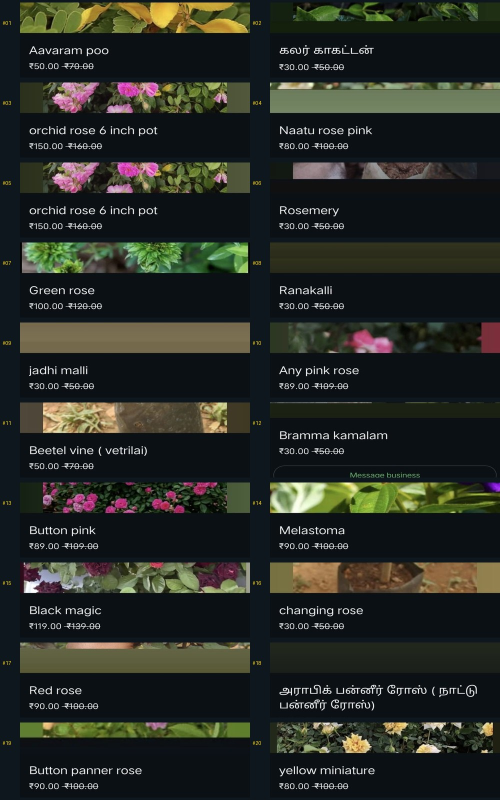
#> input picture scratch/montages/montage_1.jpg, 1000 x 1600 px (shown at 1/2 size); its folder holds only this picture in this run
$ python -i crop_test_precise.py   (imports and definitions only)
#> lines starting #> are read from the running program, lines starting #| are printed output that depends on the picture
import os
import glob
from PIL import Image

folder = r"C:\Users\kupen\OneDrive\Desktop\image_flower\new producta"
out_dir = r"d:\intern\flower\public\products"
# [1 line not run here, left out]

files = sorted(glob.glob(os.path.join(folder, "*.*")))

def crop_plant_photo_only(img_path):
#> called with img_path = 'montages/montage_1.jpg'
    with Image.open(img_path) as img:
#> img is the input picture: PIL image 1000x1600 RGB; mean R, G, B 39.7, 43.3, 37.3
        w, h = img.size
#> w = 1000; h = 1600
        fname = os.path.basename(img_path)

        if "WA" in fname or fname.startswith("IMG-"):
            # WhatsApp layout 608x1320
            # Top header is y=0 to ~120
            # Photo is y=120 to ~720
            top = int(h * 0.09)      # ~118px
            bottom = int(h * 0.55)   # ~726px
            left = 0
            right = w

            # Crop photo area
            cropped = img.crop((left, top, right, bottom))

            # Center square crop within photo area if needed
            cw, ch = cropped.size
            sq_size = min(cw, ch)
            c_left = (cw - sq_size) // 2
            c_top = (ch - sq_size) // 2
            final_crop = cropped.crop((c_left, c_top, c_left + sq_size, c_top + sq_size))
        else:
            # Mobile screenshot layout 1080x2400
            # Top status bar & app header: y=0 to ~220
            # Photo area: y=220 to ~1350
            top = int(h * 0.09)      # ~216px
#> top = 144
            bottom = int(h * 0.55)   # ~1320px
#> bottom = 880
            left = 0
            right = w
#> right = 1000

            cropped = img.crop((left, top, right, bottom))
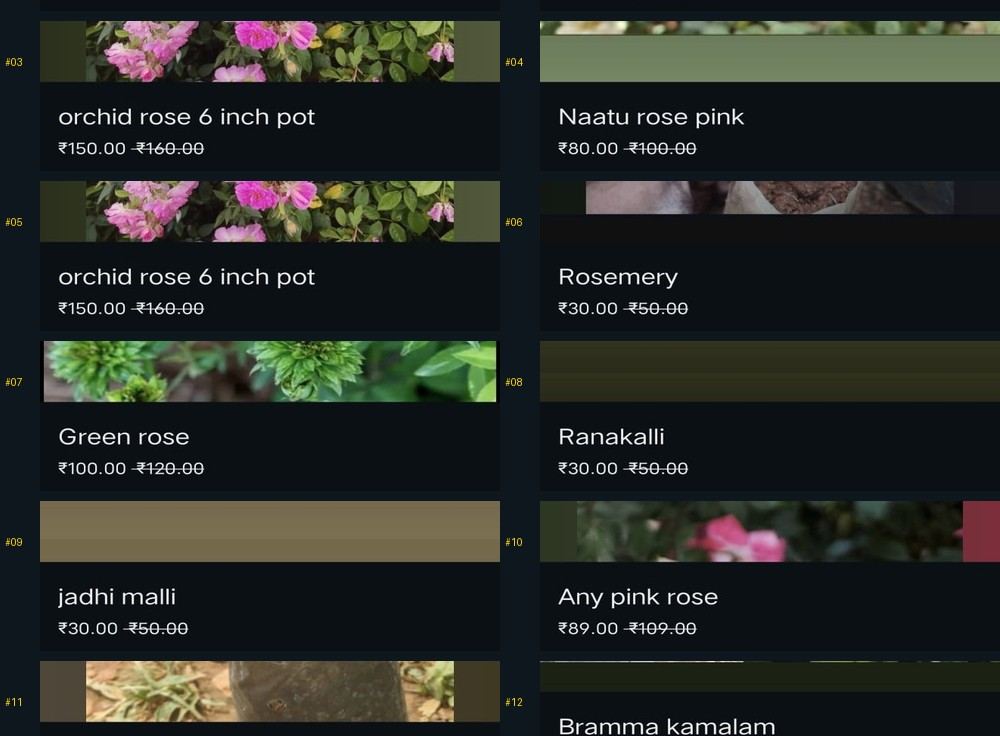
#> cropped: PIL image 1000x736 RGB; mean R, G, B 40.9, 44.2, 39.5

            cw, ch = cropped.size
#> cw = 1000; ch = 736
            sq_size = min(cw, ch)
#> sq_size = 736
            c_left = (cw - sq_size) // 2
#> c_left = 132
            c_top = (ch - sq_size) // 2
#> c_top = 0
            final_crop = cropped.crop((c_left, c_top, c_left + sq_size, c_top + sq_size))
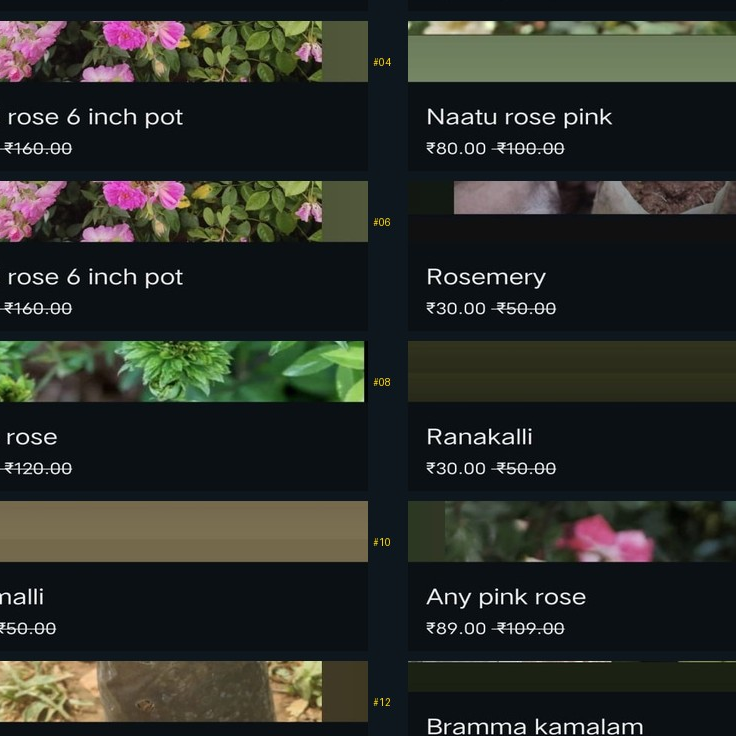
#> final_crop: PIL image 736x736 RGB; mean R, G, B 42.9, 45.9, 40.8

        # Resize to crisp 800x800 square
        resized = final_crop.resize((800, 800), Image.Resampling.LANCZOS)
        return resized

# Process 4 samples (2 WhatsApp, 2 Screenshots)
wa_files = [f for f in files if "WA" in os.path.basename(f) or os.path.basename(f).startswith("IMG-")]
ss_files = [f for f in files if f not in wa_files]

sample_files = wa_files[:2] + ss_files[:2]

# [6 lines not run here, left out]

>>> result = crop_plant_photo_only('montages/montage_1.jpg')

$ run again, on scratch/montages/montage_2.jpg
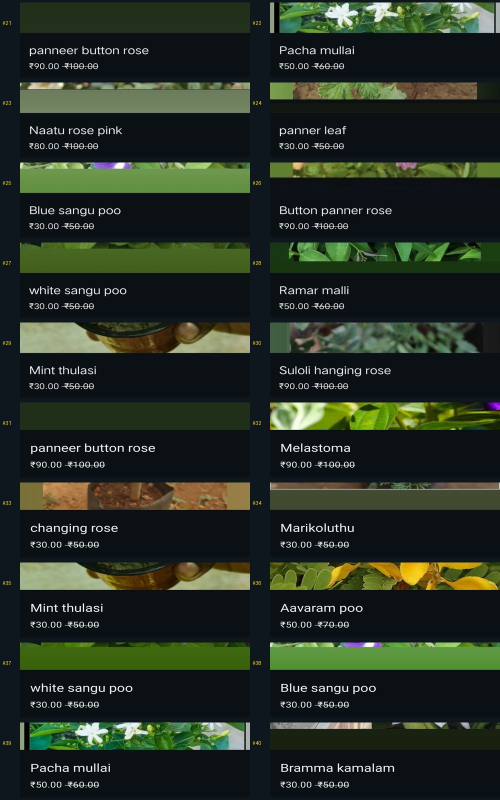
#> input picture scratch/montages/montage_2.jpg, 1000 x 1600 px (shown at 1/2 size)
#> in crop_plant_photo_only, img is the input picture: PIL image 1000x1600 RGB; mean R, G, B 38.7, 48.3, 36.2
#> in crop_plant_photo_only, `cropped = img.crop((left, top, right, bottom))`:
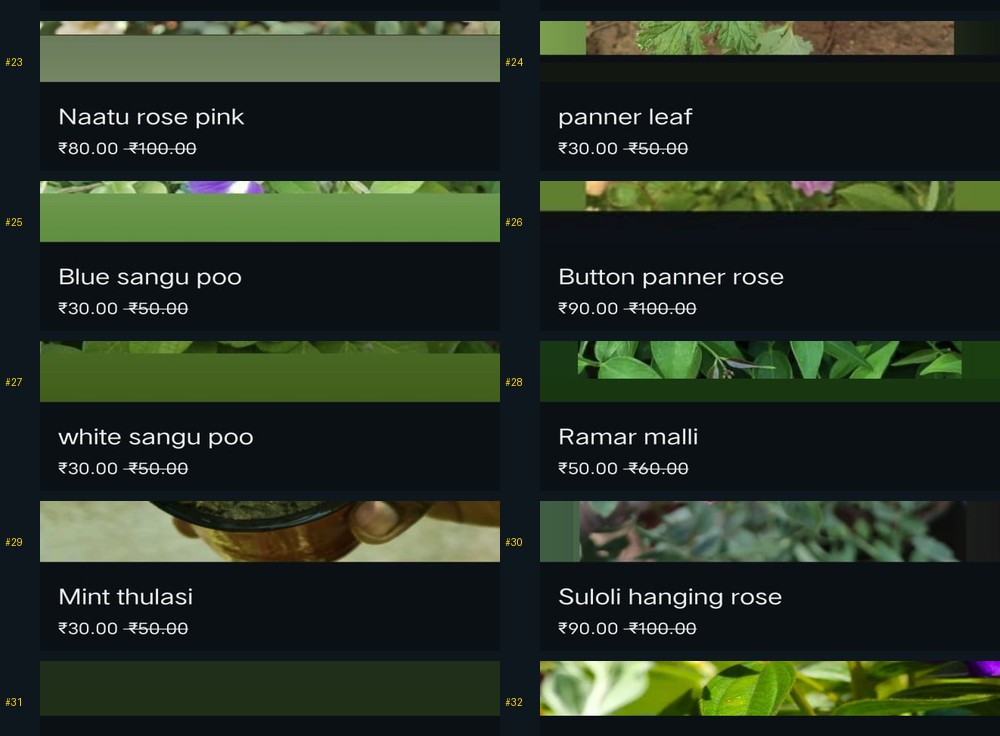
#> cropped: PIL image 1000x736 RGB; mean R, G, B 39.4, 50.1, 37
#> in crop_plant_photo_only, `final_crop = cropped.crop((c_left, c_top, c_left + sq_size, c_top + sq..`:
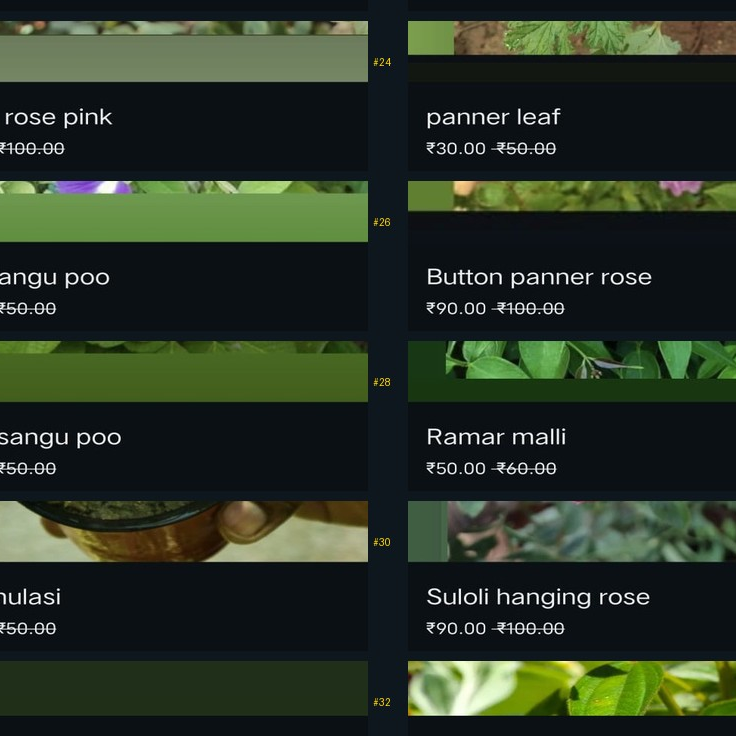
#> final_crop: PIL image 736x736 RGB; mean R, G, B 41, 52, 37.7

$ run again, on scratch/montages/montage_3.jpg
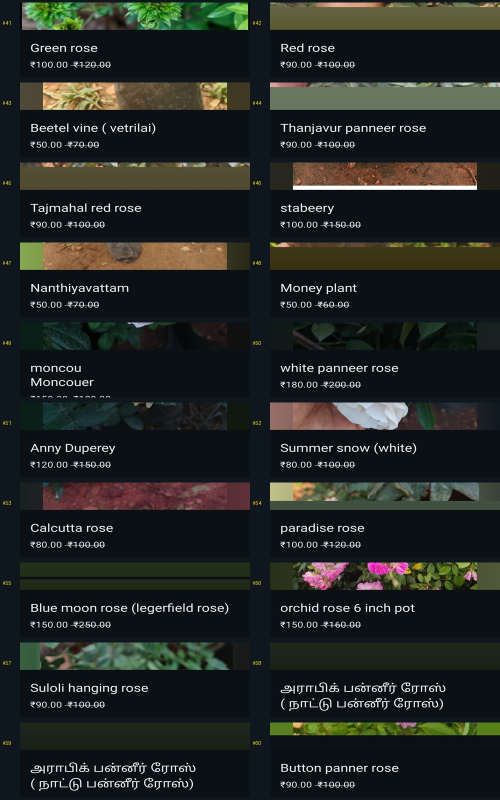
#> input picture scratch/montages/montage_3.jpg, 1000 x 1600 px (shown at 1/2 size)
#> in crop_plant_photo_only, img is the input picture: PIL image 1000x1600 RGB; mean R, G, B 35.6, 39.6, 36.4
#> in crop_plant_photo_only, `cropped = img.crop((left, top, right, bottom))`:
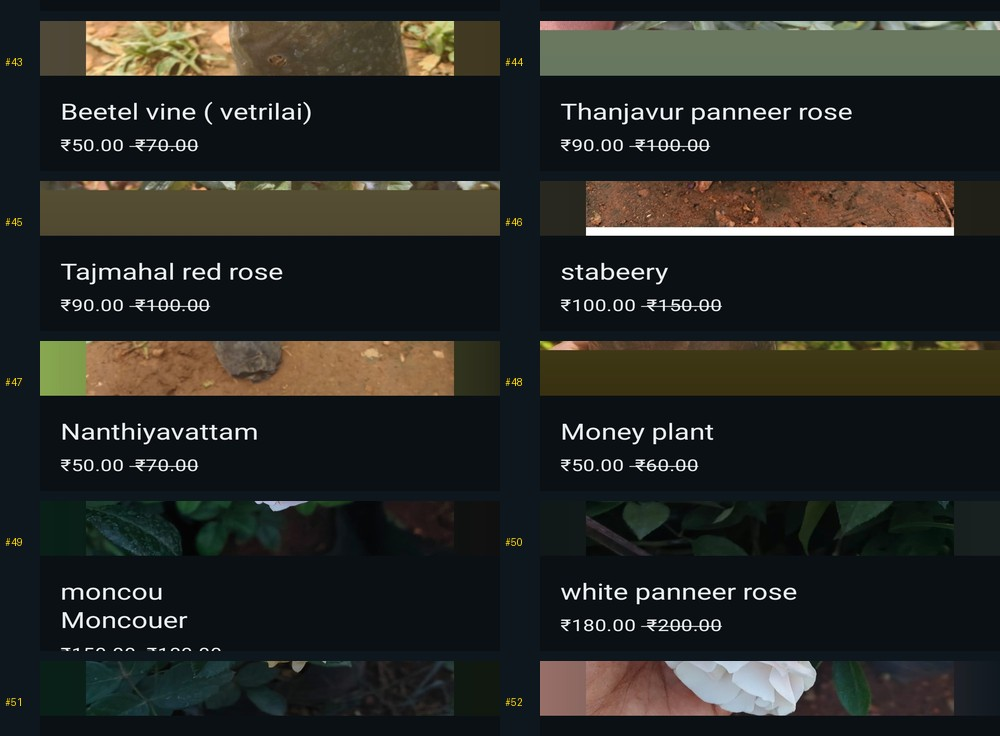
#> cropped: PIL image 1000x736 RGB; mean R, G, B 39.1, 40.9, 37.5
#> in crop_plant_photo_only, `resized = final_crop.resize((800, 800), Image.Resampling.LANCZOS)`:
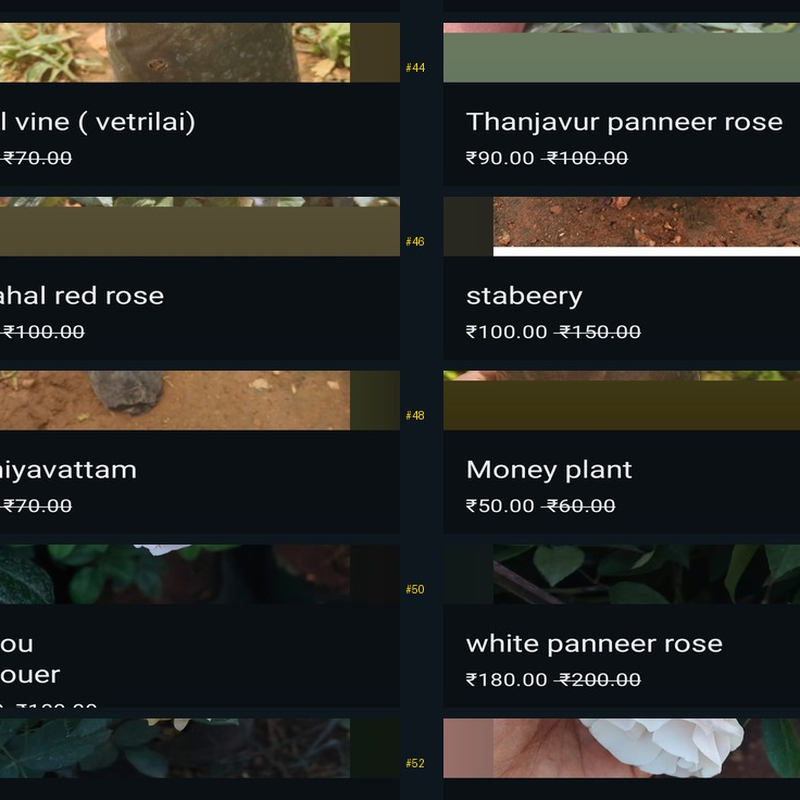
#> resized: PIL image 800x800 RGB; mean R, G, B 40.7, 41.6, 38.2

$ run again, on scratch/montages/montage_4.jpg
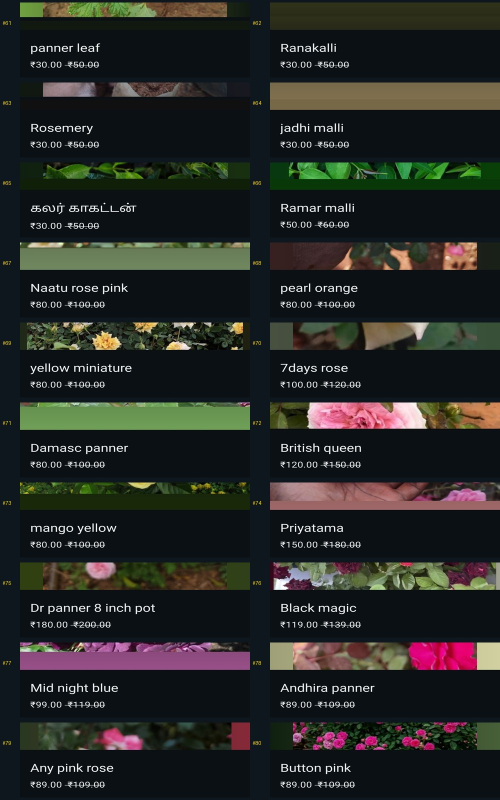
#> input picture scratch/montages/montage_4.jpg, 1000 x 1600 px (shown at 1/2 size)
#> in crop_plant_photo_only, img is the input picture: PIL image 1000x1600 RGB; mean R, G, B 38.6, 40.5, 37.6
#> in crop_plant_photo_only, `cropped = img.crop((left, top, right, bottom))`:
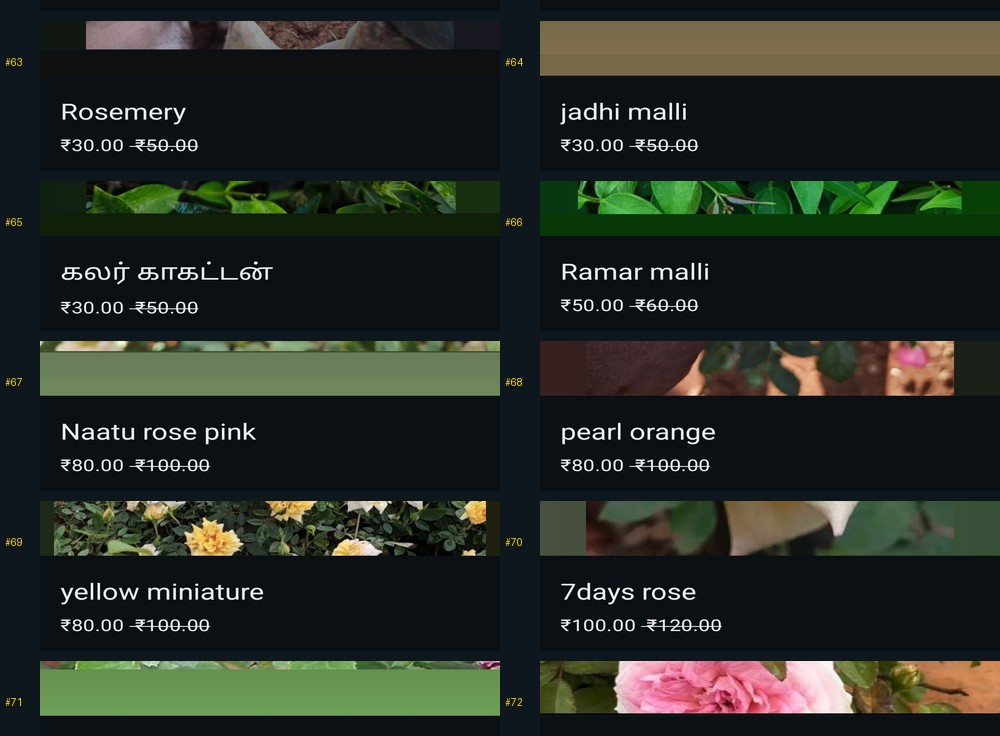
#> cropped: PIL image 1000x736 RGB; mean R, G, B 39.4, 45.2, 38.2
#> in crop_plant_photo_only, `final_crop = cropped.crop((c_left, c_top, c_left + sq_size, c_top + sq..`:
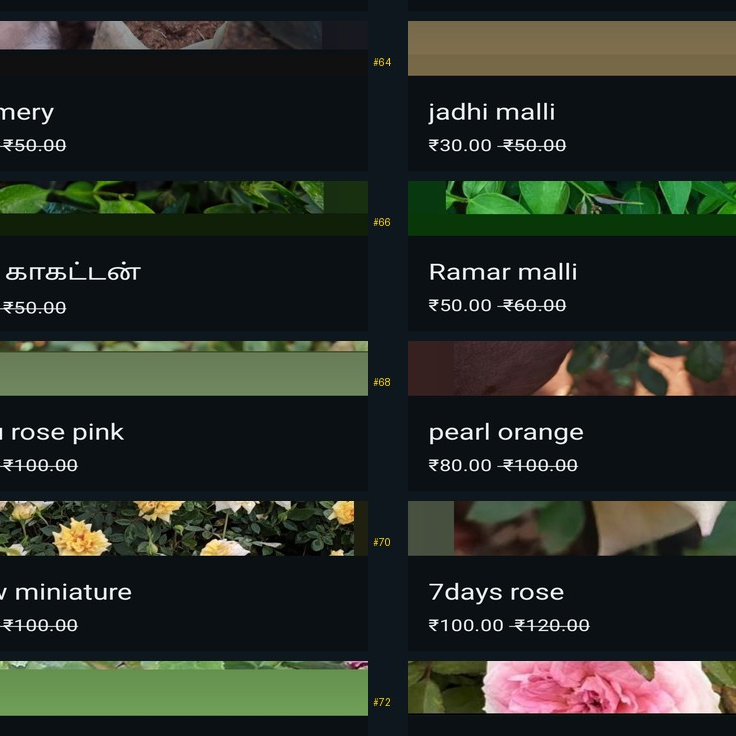
#> final_crop: PIL image 736x736 RGB; mean R, G, B 40.2, 45.9, 39
